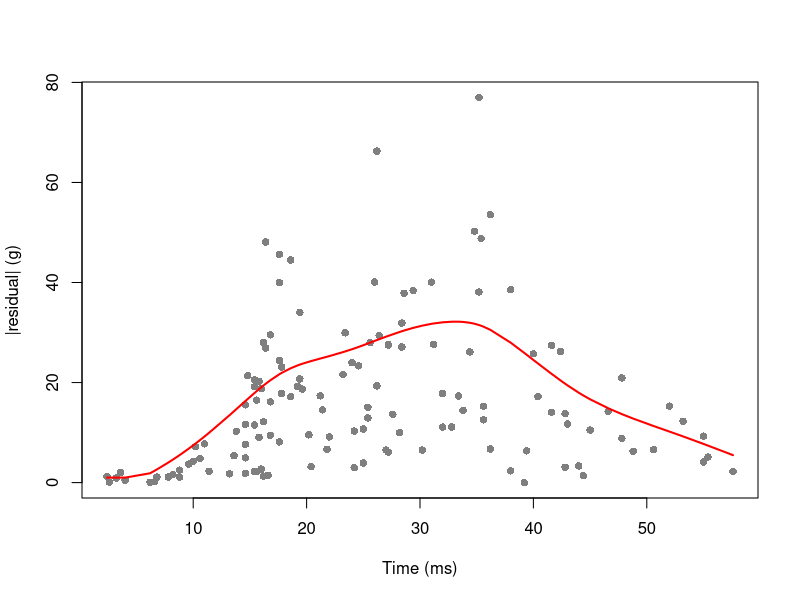
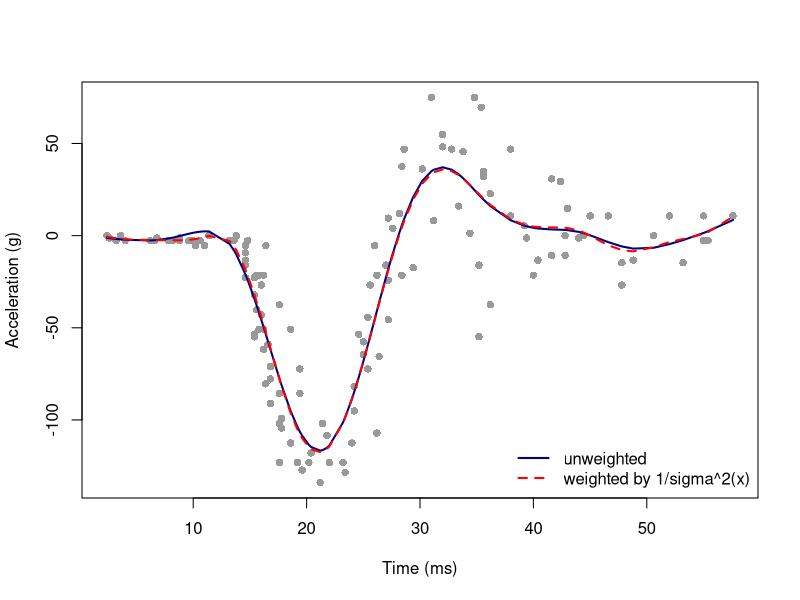

Source code (R) for these figures, in order:
#' ---
#' title: "Session 22 — Non-constant variance in the motorcycle data"
#' subtitle: "Statistical Modelling (BAM), Spring 2027"
#' author: "Prof. Dae-Jin Lee (daelee@faculty.ie.edu)"
#' output: html_document
#' ---
#' 

#' 
## ----data---------------------------------------------------------------------
library(MASS)
library(splines)
library(mgcv)
data(mcycle)
x <- mcycle$times
y <- mcycle$accel
n <- length(y)

#' 
#' ## 1. A P-spline fit and its residuals
#' 
## ----fit----------------------------------------------------------------------
bbase <- function(x, xl = min(x) - 0.01, xr = max(x) + 0.01, nseg = 20, bdeg = 3) {
  dx <- (xr - xl) / nseg
  knots <- seq(xl - bdeg * dx, xr + bdeg * dx, by = dx)
  splineDesign(knots, x, ord = bdeg + 1, outer.ok = TRUE)
}
B <- bbase(x)
D <- diff(diag(ncol(B)), differences = 2)
wpspline <- function(lambda, w = rep(1, n)) {
  # weighted penalized least squares: sum w_i (y_i - f_i)^2 + lambda ||D theta||^2
  A <- crossprod(B, w * B) + lambda * crossprod(D)
  theta <- solve(A, crossprod(B, w * y))
  f <- drop(B %*% theta)
  edf <- sum(diag(solve(A, crossprod(B, w * B))))
  wrss <- sum(w * (y - f)^2)
  list(f = f, edf = edf, gcv = n * wrss / (n - edf)^2)
}
gcv_fit <- function(w = rep(1, n)) {
  o <- optimize(function(l) wpspline(10^l, w)$gcv, c(-4, 6))
  c(wpspline(10^o$minimum, w), log10_lambda = o$minimum)
}
fit0 <- gcv_fit()
r <- y - fit0$f
c(edf = fit0$edf, sigma_hat = sqrt(sum(r^2) / (n - fit0$edf)))
tapply(r, cut(x, c(0, 15, 40, 60)), sd)

#' 
#' ## 2. Estimating sigma(x) by smoothing the absolute residuals
#' 
#' If $r_i \approx \varepsilon_i \sim N(0, \sigma^2(x_i))$, then
#' $\mathbb E|r_i| = \sigma(x_i)\sqrt{2/\pi}$. A smooth of $|r_i|$ against $x_i$,
#' multiplied by $\sqrt{\pi/2}$, therefore estimates $\sigma(x)$.
#' 
## ----sigma--------------------------------------------------------------------
v <- smooth.spline(x, abs(r), df = 6)
sigma_x <- pmax(sqrt(pi / 2) * predict(v, x)$y, 1)   # floor at 1 g to avoid zero weights
plot(x, abs(r), pch = 16, col = "grey50", xlab = "Time (ms)", ylab = "|residual| (g)")
lines(x, sigma_x, lwd = 2, col = "red")
range(sigma_x)

#' 
#' This is a rough, descriptive estimate (it ignores that residuals are slightly
#' smaller than errors); it is enough to build weights.
#' 
#' ## 3. Weighted P-spline
#' 
#' With weights $w_i = 1/\hat\sigma^2(x_i)$, observations from the quiet early
#' segment count more, those from the noisy impact phase count less.
#' 
## ----weighted-----------------------------------------------------------------
w <- 1 / sigma_x^2
fit_w <- gcv_fit(w)
c(edf_unweighted = fit0$edf, edf_weighted = fit_w$edf)
z <- (y - fit_w$f) / sigma_x          # standardized residuals
tapply(z, cut(x, c(0, 15, 40, 60)), sd)
plot(x, y, pch = 16, col = "grey60", xlab = "Time (ms)", ylab = "Acceleration (g)")
lines(x, fit0$f, lwd = 2, col = "navy")
lines(x, fit_w$f, lwd = 2, col = "red", lty = 2)
legend("bottomright", bty = "n", lwd = 2, col = c("navy", "red"), lty = c(1, 2),
       legend = c("unweighted", "weighted by 1/sigma^2(x)"))

#' 
#' After weighting, the standardized residuals have a much more similar spread in
#' the three regions.
#' 
#' ## 4. Modelling mean and variance together (preview)
#' 
#' `mgcv`'s `gaulss()` family fits a smooth for the mean and a smooth for
#' $\log\sigma$ at the same time (location–scale model).
#' 
## ----gaulss-------------------------------------------------------------------
g2 <- gam(list(accel ~ s(times, bs = "ps", k = 20), ~ s(times, bs = "ps", k = 10)),
          family = gaulss(), data = mcycle)
summary(g2)$edf
sig_g <- 1 / predict(g2, type = "response")[, 2]   # second column is 1/sigma
range(sig_g)
